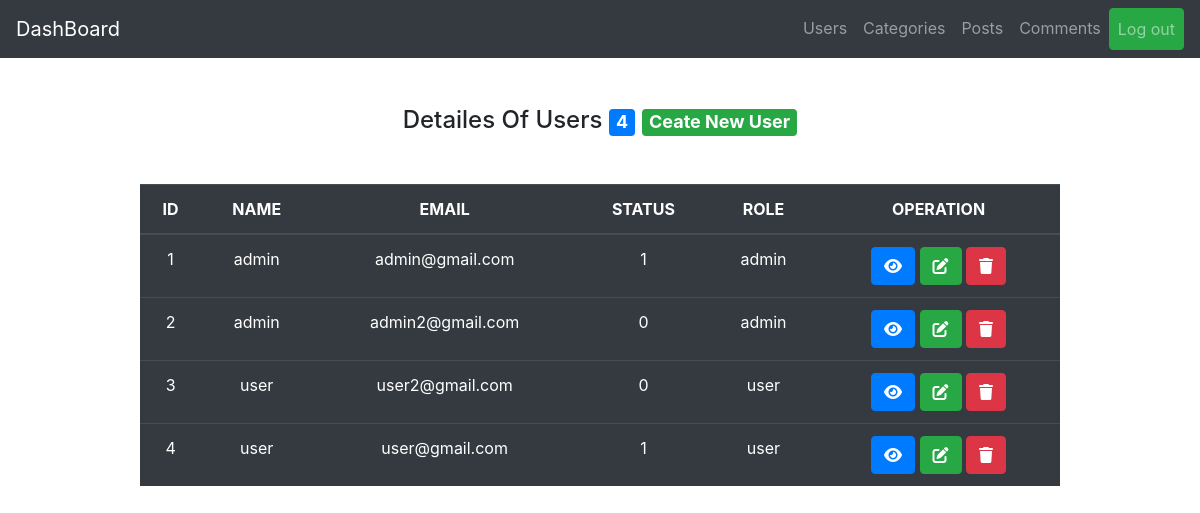
Page /Admin/users.php (signed in) on the committed database.
### tables this page shows
CREATE TABLE `users` (
  `user_id` int(11) NOT NULL,
  `username` varchar(255) NOT NULL,
  `email` varchar(255) NOT NULL,
  `password` varchar(255) NOT NULL,
  `status` enum('0','1') NOT NULL,
  `role` enum('user','admin') NOT NULL,
  `created_at` timestamp NULL DEFAULT NULL,
  `updated_at` timestamp NULL DEFAULT NULL
);

### Admin/initials.php (called while the page is built, shortened)
<?php
include ("Includes/temp/header.php");
include ("Includes/temp/navbar.php");
?>

### Admin/users.php (the view, shortened to what this page needs)
<?php
include("initials.php");
if (isset($_SESSION['login'])) {
    $page = "All";
    if ($page == "All") {
        $statment1 = $connect->prepare("SELECT * FROM users");
        $statment1->execute();
        $usercount = $statment1->rowCount();
        $result = $statment1->fetchall();
?>
        <div class="container ">
            <div class="row">
                <div class="col-md-10 m-auto pt-5">
                    <h4 class="text-center">Detailes Of Users <span class="badge badge-primary"><?php echo $usercount ?></span>
                        <a class="badge badge-success" href="?page=create">Ceate New User</a>
                    </h4>
                    <table class="table table-dark mt-5 pt-5 text-center">
                        <thead>
                            <tr>
                                <th scope="col">ID</th>
                                <th scope="col">NAME</th>
                                <th scope="col">EMAIL</th>
                                <th scope="col">STATUS</th>
                                <th scope="col">ROLE</th>
                                <th scope="col">OPERATION</th>
                            </tr>
                        </thead>
                        <tbody>
                            <?php
                            foreach ($result as $item) {
                            ?>
                                <tr>
                                    <td><?php echo $item['user_id'] ?></td>
                                    <td><?php echo $item['username'] ?></td>
                                    <td><?php echo $item['email'] ?></td>
                                    <td><?php echo $item['status'] ?></td>
                                    <td><?php echo $item['role'] ?></td>
                                    <td><a href="?page=show&user_id=<?php echo $item['user_id'] ?>" class="btn btn-primary"><i class="fa-solid fa-eye"></i></a>
                                        <a href="?page=edit&user_id=<?php echo $item['user_id'] ?>" class="btn btn-success"><i class="fa-solid fa-pen-to-square"></i></a>
                                        <a href="?page=delete&user_id=<?php echo $item['user_id'] ?>" class="btn btn-danger"><i class="fa-solid fa-trash"></i></a>
                                    </td>
                                </tr>
                            <?php
                            }
                            ?>
                        </tbody>
                    </table>
                </div>
            </div>
        </div>
    <?php
    } else if ($page == "show") {
        if (isset($_GET['user_id'])) {
            $user_id = $_GET['user_id'];
        }
        $statment1 = $connect->prepare("SELECT * FROM users WHERE	user_id =?");
        $statment1->execute(array($user_id));
        $item = $statment1->fetch();
    ?>
        <div class="container ">
            <div class="row">
                <div class="col-md-10 m-auto pt-5">
                    <table class="table table-dark mt-5 pt-5 text-center">
                        <thead>
                            <tr>
                                <th scope="col">ID</th>
                                <th scope="col">NAME</th>
                                <th scope="col">EMAIL</th>
                                <th scope="col">PASSWORD</th>
                                <th scope="col">STATUS</th>
                                <th scope="col">ROLE</th>
                                <th scope="col">CREATED_AT</th>
                                <th scope="col">UPDATED_AT</th>
                                <th scope="col">OPERATION</th>
                            </tr>
                        </thead>
                        <tbody>
                            <tr>
                                <td><?php echo $item['user_id'] ?></td>
                                <td><?php echo $item['username'] ?></td>
                                <td><?php echo $item['email'] ?></td>
                                <td><?php echo $item['password'] ?></td>
                                <td><?php echo $item['status'] ?></td>
                                <td><?php echo $item['role'] ?></td>
                                <td><?php echo $item['created_at'] ?></td>
                                <td><?php echo $item['updated_at'] ?></td>
                                <td><a href="users.php" class="btn btn-primary"><i class="fa-solid fa-arrow-right"></i></a></td>
                            </tr>
                        </tbody>
                    </table>
                </div>
            </div>
        </div>
    <?php
    } else if ($page == "delete") {
        if (isset($_GET['user_id'])) {
            $user_id = $_GET['user_id'];
        }
        $statment = $connect->prepare("DELETE FROM users WHERE user_id =?");
        $statment->execute(array($user_id));
        $_SESSION['message'] = "Deleted Sucessfully";
        header("Location:users.php");
    } else if ($page == "create") {
    ?>
        <div class="container">
            <div class="row">
                <div class="col-md-10 mt-5">
                    <h4 class="text-center">CREATE USER PAGE</h4>
                    <form action="?page=savenew" method="post">
                        <label>USER_ID</label>
                        <input type="text" name="id" class="form-control mb-3 ">
                        <label>USERNAME</label>
                        <input type="text" name="name" class="form-control mb-3">
                        <label>EMAIL</label>
                        <input type="email" name="email" class="form-control mb-3">
                        <label>PASSWORD</label>
                        <input type="password" name="pass" class="form-control mb-3">
                        <label>STATUS</label>
                        <select name="status" class="form-control mb-3">
                            <option value="1">active</option>
                            <option value="0">block</option>
                        </select>
                        <label>ROLE</label>
                        <select name="role" class="form-control mb-3">
                            <option value="admin">admin</option>
                            <option value="user">user</option>
                        </select>
                        <input type="submit" value="Create New User" class="form-control mt-3 btn btn-success ">
                    </form>
                </div>
            </div>
        </div>
    <?php
    } else if ($page == "savenew") {
        if ($_SERVER['REQUEST_METHOD'] == "POST") {
            $id = $_POST['id'];
            $name = $_POST['name'];
            $email = $_POST['email'];
            $pass = $_POST['pass'];
            $status = $_POST['status'];
            $role = $_POST['role'];
            $statment = $connect->prepare("select * from users where email=?");
            $statment->execute(array($email));
            $count = $statment->rowcount();
            $item = $statment->fetch();
            if ($count > 0) {
                echo "<h4 class='text-center alert alert-danger'>This Account Already Registed</h4>";
                header("Refresh:3;url=users.php?page=create");
            } else {
                try {
                    $statment = $connect->prepare("insert into users
                    (user_id,username,email,`password`,`status`,`role`,created_at)
                    values(?,?,?,?,?,?,now())");
                    $statment->execute(array($id, $name, $email, $pass, $status, $role));
                    $_SESSION['message'] = "CREATED SUCESSFULLY";
                    header("Location:users.php");
                } catch (PDOException $e) {
                    echo "<h4 class='text-center alert alert-danger'>DUPLICATED IN ID</h4>";
                    header("Refresh:3;url=users.php?page=create");
                }
            }
        }
    } else if ($page == "edit") {
        if (isset($_GET['user_id'])) {
            $user_id = $_GET['user_id'];
        }
        $statment = $connect->prepare("SELECT * FROM users WHERE user_id =?");
        $statment->execute(array($user_id));
        $item = $statment->fetch();
    ?>
        <div class="container">
            <div class="row">
                <div class="col-md-10 mt-5">
                    <h4 class="text-center">UPDATE USER PAGE</h4>
                    <form action="?page=update" method="post">
                        <label>USER_ID</label>
                        <input type="hidden" name="old_id" value="<?php echo $item['user_id']; ?>" class="form-control mb-3 ">
                        <input type="text" name="new_id" value="<?php echo $item['user_id']; ?>" class="form-control mb-3 ">
                        <label>USERNAME</label>
                        <input type="text" readonly name="name" value="<?php echo $item['username']; ?>" class="form-control mb-3">
                        <label>EMAIL</label>
                        <input type="email" readonly name="email" value="<?php echo $item['email']; ?>" class="form-control mb-3">
                        <label>PASSWORD</label>
                        <input type="password" readonly name="pass" value="<?php echo $item['password']; ?>" class="form-control mb-3">
                        <label>STATUS</label>
                        <select name="status" class="form-control mb-3">
                            <?php
                            if ($item['status'] == 1) {
                                echo '<option value="1" selected>active</option>';
                                echo '<option value="0">block</option>';
                            } else {
                                echo '<option value="1" >active</option> ';
                                echo  '<option value="0" selected>block</option>';
                            }
                            ?>
                        </select>
                        <label>ROLE</label>
                        <select name="role" class="form-control mb-3">
                            <?php
                            if ($item['role'] == "admin") {
                                echo '<option value="admin" selected>admin</option> ';
                                echo  '<option value="user">user</option>';
                            } else {
                                echo '<option value="admin">admin</option> ';
                                echo  '<option value="user" selected>user</option>';
                            }
                            ?>
                        </select>
                        <input type="submit" value="Update User" class="form-control mt-3 btn btn-success ">
                    </form>
                </div>
            </div>
        </div>
    <?php
    } else if ($page == "update") {
        if ($_SERVER['REQUEST_METHOD'] == "POST") {
            $old_id = $_POST['old_id'];
            $new_id = $_POST['new_id'];
            $name = $_POST['name'];
            $email = $_POST['email'];
            $pass = $_POST['pass'];
            $status = $_POST['status'];
            $role = $_POST['role'];
                try {
                    $statment = $connect->prepare("UPDATE USERS SET
                user_id=?,
                username=?,
                email=?,
               `password`=?,
               `status`=?,
               `role`=?,
                updated_at=now()
                WHERE user_id=?");
                    $statment->execute(array($new_id, $name, $email, $pass, $status, $role, $old_id));
                    $_SESSION['message'] = "UPDATED SUCESSFULLY";
                    header("Location:users.php");
                } catch (PDOException $e) {
                    echo "<h4 class='text-center alert alert-danger'>DUPLICATED IN ID</h4>";
                    header("Refresh:3;url=users.php?page=edit&user_id=$old_id");
                }
        }
    }
    ?>
<?php
} else {
    $_SESSION['message'] = "Please Login First";
    header("Location:../login.php");
}
include("Includes/temp/footer.php");
?>

### Admin/Includes/temp/header.php (shortened to what this page needs)
<!DOCTYPE html>
<html lang="en">
<head>
    <link rel="stylesheet" href="Includes/assests/style.css">
    <link rel="stylesheet" href="https://cdnjs.cloudflare.com/ajax/libs/font-awesome/6.6.0/css/all.min.css" />
    <link rel="stylesheet" href="https://cdn.jsdelivr.net/npm/bootstrap@4.6.2/dist/css/bootstrap.min.css">
</head>
<body>

### Admin/Includes/temp/navbar.php (shortened to what this page needs)
<?php
include ("Includes/temp/header.php")
?>
<nav class="navbar navbar-expand-lg navbar-dark bg-dark ">
  <a class="navbar-brand" href="dashboard.php">DashBoard</a>
  <div class="collapse navbar-collapse" id="navbarNavDropdown">
    <ul class="navbar-nav ml-auto">
      <li class="nav-item">
        <a class="nav-link" href="users.php">Users</a>
      </li>
      <li class="nav-item">
        <a class="nav-link" href="categories.php">Categories</a>
      </li>
      <li class="nav-item">
        <a class="nav-link" href="posts.php">Posts</a>
      </li>
      <li class="nav-item">
        <a class="nav-link" href="comments.php">Comments</a>
      </li>
          <a class="nav-link btn btn-success" href="logout.php">Log out</a>
    </ul>
  </div>
</nav>

### Admin/Includes/temp/footer.php (shortened to what this page needs)
</body>
</html>

### rows in the picture
users: user_id "1", username "admin", email "admin@gmail.com", status "1", role "admin"
users: user_id "2", username "admin", email "admin2@gmail.com", status "0", role "admin"
users: user_id "3", username "user", email "user2@gmail.com", status "0", role "user"
users: user_id "4", username "user", email "user@gmail.com", status "1", role "user"

### other values in the picture
$usercount "4"
